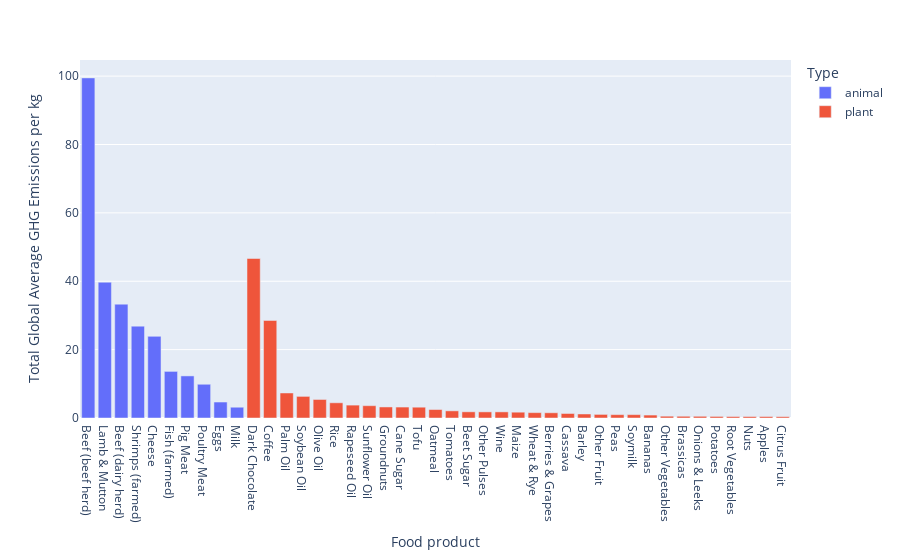

Write notebook code for a chart like this one.
### Markdown cell above
The mean value of the Total Global Average GHG Emissions per kg of **Animal Products** is **more than six-times** as high as mean GHG Emissions per kg of **Plant Products**.

### Code cell
data = data.sort_values('Total Global Average GHG Emissions per kg', ascending=False)
type_chart = px.bar(
    data,
    x=data['Food product'],
    y=data['Total Global Average GHG Emissions per kg'],
    color=data['Type']
)
type_chart.show()

### Figure 1 — Plotly figure (JSON) as saved in the notebook; plotly's stock layout.template omitted (floating-point values rounded to 4 significant figures)
{"data": [{"alignmentgroup": "True", "hovertemplate": "Type=animal<br>Food product=%{x}<br>Total Global Average GHG Emissions per kg=%{y}<extra></extra>", "legendgroup": "animal", "marker": {"color": "#636efa", "pattern": {"shape": ""}}, "name": "animal", "offsetgroup": "animal", "orientation": "v", "showlegend": true, "textposition": "auto", "type": "bar", "x": ["Beef (beef herd)", "Lamb & Mutton", "Beef (dairy herd)", "Shrimps (farmed)", "Cheese", "Fish (farmed)", "Pig Meat", "Poultry Meat", "Eggs", "Milk"], "xaxis": "x", "y": [99.48, 39.72, 33.3, 26.87, 23.88, 13.63, 12.31, 9.87, 4.67, 3.15], "yaxis": "y"}, {"alignmentgroup": "True", "hovertemplate": "Type=plant<br>Food product=%{x}<br>Total Global Average GHG Emissions per kg=%{y}<extra></extra>", "legendgroup": "plant", "marker": {"color": "#EF553B", "pattern": {"shape": ""}}, "name": "plant", "offsetgroup": "plant", "orientation": "v", "showlegend": true, "textposition": "auto", "type": "bar", "x": ["Dark Chocolate", "Coffee", "Palm Oil", "Soybean Oil", "Olive Oil", "Rice", "Rapeseed Oil", "Sunflower Oil", "Groundnuts", "Cane Sugar", "Tofu", "Oatmeal", "Tomatoes", "Beet Sugar", "Other Pulses", "Wine", "Maize", "Wheat & Rye", "Berries & Grapes", "Cassava", "Barley", "Other Fruit", "Peas", "Soymilk", "Bananas", "Other Vegetables", "Brassicas", "Onions & Leeks", "Potatoes", "Root Vegetables", "Nuts", "Apples", "Citrus Fruit"], "xaxis": "x", "y": [46.65, 28.53, 7.32, 6.32, 5.42, 4.45, 3.77, 3.6, 3.23, 3.2, 3.16, 2.48, 2.09, 1.81, 1.79, 1.79, 1.7, 1.57, 1.53, 1.32, 1.18, 1.05, 0.98, 0.98, 0.86, 0.53, 0.51, 0.5, 0.46, 0.43, 0.43, 0.43, 0.39], "yaxis": "y"}], "layout": {"barmode": "relative", "legend": {"title": {"text": "Type"}, "tracegroupgap": 0}, "margin": {"t": 60}, "xaxis": {"anchor": "y", "domain": [0, 1], "title": {"text": "Food product"}}, "yaxis": {"anchor": "x", "domain": [0, 1], "title": {"text": "Total Global Average GHG Emissions per kg"}}}}
